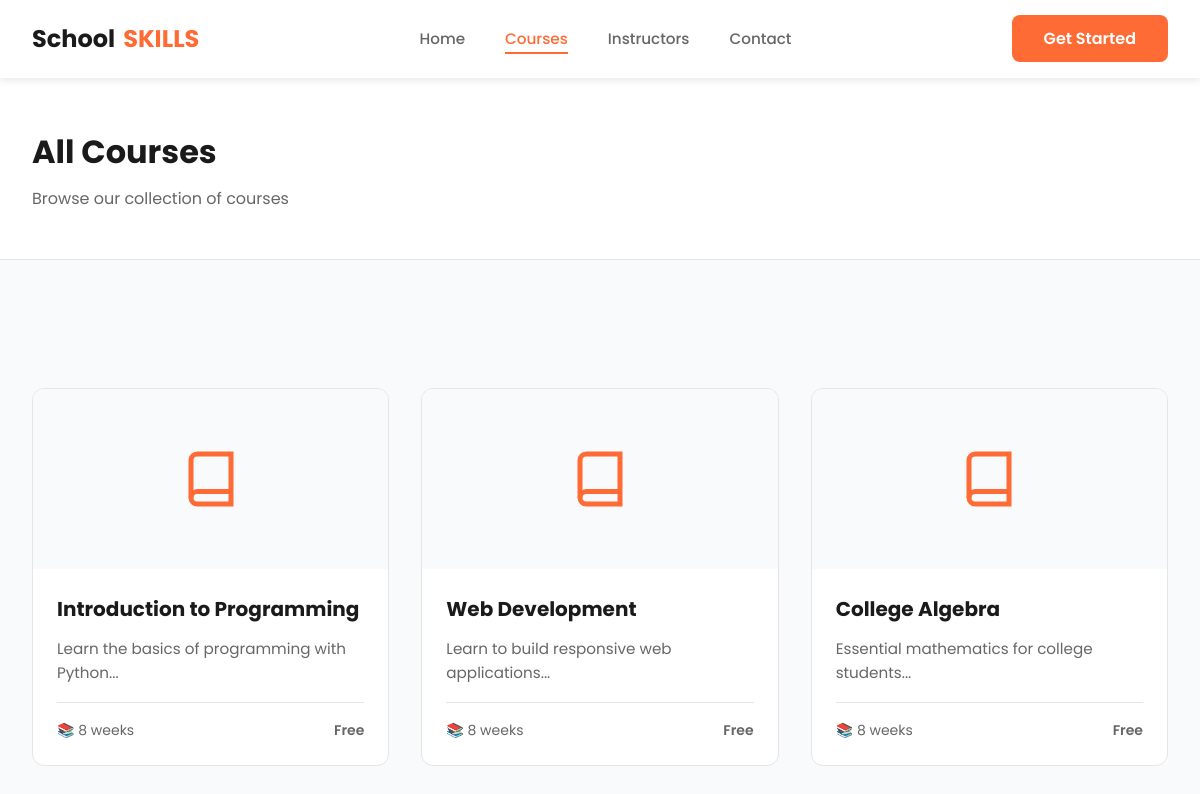
/courses.php, run on the app's committed database.
### tables this page shows
CREATE TABLE IF NOT EXISTS courses (
    id INT PRIMARY KEY AUTO_INCREMENT,
    code VARCHAR(20) UNIQUE NOT NULL,
    title VARCHAR(200) NOT NULL,
    description LONGTEXT,
    teacher_id INT NOT NULL,
    term_id INT NOT NULL,
    credits INT,
    max_students INT,
    join_code VARCHAR(10) UNIQUE,
    status ENUM('active', 'archived') NOT NULL DEFAULT 'active',
    created_at TIMESTAMP DEFAULT CURRENT_TIMESTAMP,
    updated_at TIMESTAMP DEFAULT CURRENT_TIMESTAMP ON UPDATE CURRENT_TIMESTAMP,
    FOREIGN KEY (teacher_id) REFERENCES users(id) ON DELETE RESTRICT,
    FOREIGN KEY (term_id) REFERENCES academic_terms(id) ON DELETE RESTRICT,
    INDEX idx_teacher (teacher_id),
    INDEX idx_term (term_id),
    INDEX idx_status (status),
    INDEX idx_join_code (join_code)
);

### courses.php (the view, shortened to what this page needs)
<?php
require_once 'includes/config.php';
try {
    $stmt = $pdo->query("SELECT * FROM courses ORDER BY created_at DESC");
    $courses = $stmt->fetchAll();
} catch(PDOException $e) {
    $courses = [];
}
?>
<!DOCTYPE html>
<html lang="en">
<head>
</head>
<body>
    <nav>
        <div class="container">
            <a href="index.php" class="nav-brand">
                School<span>SKILLS</span>
            </a>
            <ul class="nav-center">
                <li><a href="index.php">Home</a></li>
                <li><a href="courses.php" class="active">Courses</a></li>
                <li><a href="instructors.php">Instructors</a></li>
                <li><a href="contact.php">Contact</a></li>
            </ul>
            <div class="nav-right">
                <a href="login.php" class="btn-primary">Get Started</a>
            </div>
        </div>
    </nav>
    <section class="page-header">
        <div class="container">
            <h1>All Courses</h1>
            <p>Browse our collection of courses</p>
        </div>
    </section>
    <section class="courses-section">
        <div class="container">
            <?php if (empty($courses)): ?>
                <div class="empty-state">
                    <svg viewBox="0 0 24 24">
                        <path d="M4 19.5A2.5 2.5 0 0 1 6.5 17H20"></path>
                        <path d="M6.5 2H20v20H6.5A2.5 2.5 0 0 1 4 19.5v-15A2.5 2.5 0 0 1 6.5 2z"></path>
                    </svg>
                    <h3>No Courses Available Yet</h3>
                    <p>We're working on adding exciting courses. Check back soon!</p>
                </div>
            <?php else: ?>
                <div class="courses-grid">
                    <?php foreach ($courses as $course): ?>
                        <div class="course-card">
                            <div class="course-image">
                                <svg viewBox="0 0 24 24">
                                    <path d="M4 19.5A2.5 2.5 0 0 1 6.5 17H20"></path>
                                    <path d="M6.5 2H20v20H6.5A2.5 2.5 0 0 1 4 19.5v-15A2.5 2.5 0 0 1 6.5 2z"></path>
                                </svg>
                            </div>
                            <div class="course-content">
                                <h3><?php echo htmlspecialchars($course['title']); ?></h3>
                                <p><?php echo htmlspecialchars(substr($course['description'], 0, 100)) . '...'; ?></p>
                                <div class="course-meta">
                                    <span>📚 <?php echo $course['duration'] ?? '8 weeks'; ?></span>
                                    <span class="course-price">Free</span>
                                </div>
                            </div>
                        </div>
                    <?php endforeach; ?>
                </div>
            <?php endif; ?>
        </div>
    </section>
</body>
</html>

### courses.php (style rules this page uses)
:root { --primary-color: #ff6b35; --primary-dark: #e55a28; --bg-primary: #ffffff; --bg-secondary: #fef8f5; --bg-light: #f9fafb; --text-primary: #1a1a1a; --text-secondary: #666666; --border-color: #e5e5e5; --shadow: 0 2px 8px rgba(0, 0, 0, 0.1); }
* { margin: 0; padding: 0; box-sizing: border-box; }
body { font-family: 'Poppins', sans-serif; background-color: var(--bg-light); color: var(--text-primary); line-height: 1.6; }
nav { background-color: var(--bg-primary); padding: 1.25rem 0; position: sticky; top: 0; z-index: 100; box-shadow: var(--shadow); }
nav .container { max-width: 1400px; margin: 0 auto; padding: 0 2rem; display: flex; justify-content: space-between; align-items: center; }
.nav-brand { display: flex; align-items: center; gap: 0.5rem; font-weight: 700; font-size: 1.5rem; color: var(--text-primary); text-decoration: none; }
.nav-brand span { color: var(--primary-color); }
.nav-center { display: flex; gap: 2.5rem; list-style: none; }
.nav-center a { color: var(--text-secondary); text-decoration: none; font-weight: 500; font-size: 0.95rem; transition: color 0.3s ease; position: relative; }
.nav-center a::after { content: ''; position: absolute; bottom: -5px; left: 0; width: 0; height: 2px; background: var(--primary-color); transition: width 0.3s ease; }
.nav-center a:hover, .nav-center a.active { color: var(--primary-color); }
.nav-center a:hover::after, .nav-center a.active::after { width: 100%; }
.btn-primary { background-color: var(--primary-color); color: white; padding: 0.75rem 2rem; border-radius: 0.5rem; text-decoration: none; font-weight: 600; transition: all 0.3s ease; }
.container { max-width: 1400px; margin: 0 auto; padding: 0 2rem; }
.page-header { background: var(--bg-primary); padding: 3rem 0; border-bottom: 1px solid var(--border-color); }
.page-header h1 { font-size: 2rem; margin-bottom: 0.5rem; color: var(--text-primary); }
.page-header p { font-size: 1rem; color: var(--text-secondary); }
.courses-section { padding: 5rem 0; }
.courses-grid { display: grid; grid-template-columns: repeat(auto-fill, minmax(320px, 1fr)); gap: 2rem; margin-top: 3rem; }
.course-card { background: white; border-radius: 0.75rem; overflow: hidden; border: 1px solid var(--border-color); transition: all 0.3s ease; }
.course-image { width: 100%; height: 180px; background: var(--bg-light); display: flex; align-items: center; justify-content: center; }
.course-image svg { width: 60px; height: 60px; stroke: var(--primary-color); fill: none; stroke-width: 2; }
.course-content { padding: 1.5rem; }
.course-content h3 { font-size: 1.25rem; margin-bottom: 0.75rem; color: var(--text-primary); }
.course-content p { color: var(--text-secondary); font-size: 0.95rem; line-height: 1.6; margin-bottom: 1rem; }
.course-meta { display: flex; justify-content: space-between; align-items: center; padding-top: 1rem; border-top: 1px solid var(--border-color); }
.course-meta span { color: var(--text-secondary); font-size: 0.875rem; }
.course-price { color: var(--primary-color); font-weight: 600; font-size: 1.125rem; }

### data on the page
courses: title "Introduction to Programming", description "Learn the basics of programming with Python", duration "8 weeks"
courses: title "Web Development", description "Learn to build responsive web applications", duration "8 weeks"
courses: title "College Algebra", description "Essential mathematics for college students", duration "8 weeks"
